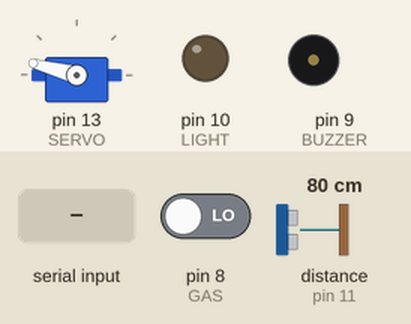
Recording of a sketch running on a simulated Arduino Uno, built with avr-gcc and run on an emulated ATmega328P. Parts: servo, output pins drawn as LEDs (lit = HIGH), buzzer (waves = sounding, pin HIGH). Wiring (inferred from the names in the program): ultrasonic range finder: trigger pin 12; echo pin 11. The test bench sets the inputs (shaded band); at power-on: distance to the obstacle (sensor on pin 11) 80 cm, pin 8 (GAS) LOW. The echo pulse lasts 58.3 µs per cm; pins used as bus, display or sensor lines are not drawn.

Above: at 1.2 s.
1.3 s: distance to the obstacle (sensor on pin 11) set to 54 cm
2.8 s: distance to the obstacle (sensor on pin 11) set to 46 cm
At 3.8 s:
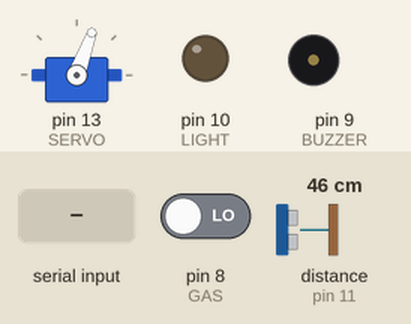
4.3 s: pin 8 (GAS) driven HIGH
At 4.8 s:
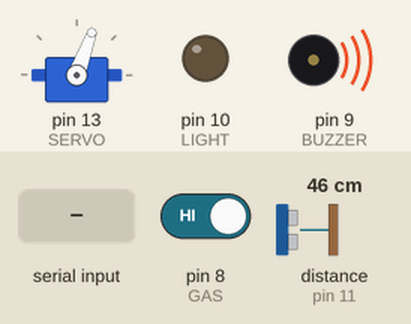
5.9 s: "o" received over Serial
At 6.7 s:
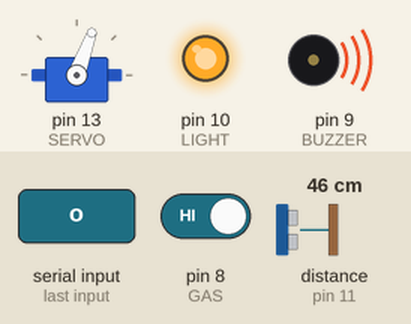
7.4 s: pin 8 (GAS) driven LOW
At 8.7 s:
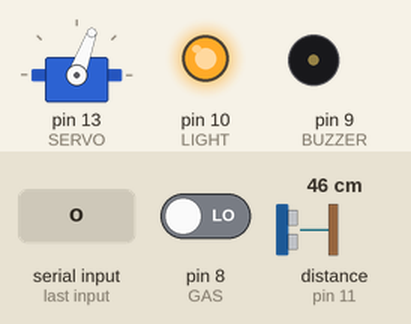
9.0 s: distance to the obstacle (sensor on pin 11) set to 60 cm
At 9.9 s:
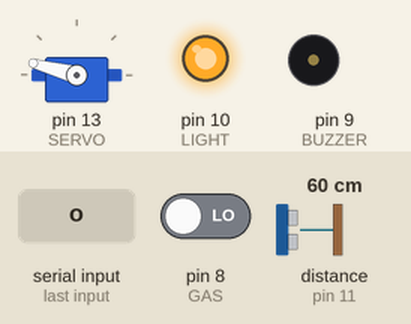
Timing chart, 0 to 11.6 s (numbered marks = the images above; inputs shaded):
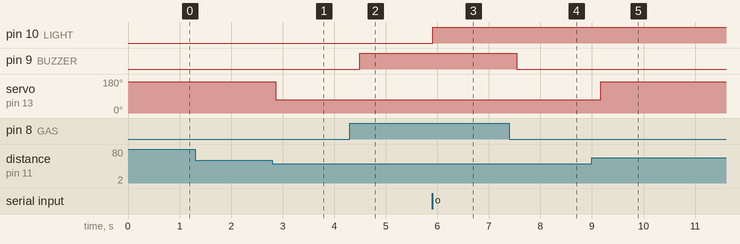

The sketch:

main.ino
```cpp
// Constants
#define SERVO 13
#define TRIG 12
#define ECHO 11
#define LIGHT 10
#define BUZZER 9
#define GAS 8
#define DISTANCE_THRESHOLD 50 // centimeters
#define CLOSEDOOR 165
#define OPENDOOR 70

// include servo liberary
#include <Servo.h>

// variables
Servo servo;
int duration, distance;

// used functions
void handleDoor();
void handleLight();
void handleGas();

void setup() {
  // put your setup code here, to run once:
  servo.attach(SERVO);

  // defining pin modes
  pinMode(LIGHT, OUTPUT);

  pinMode(TRIG, OUTPUT);
  pinMode(BUZZER, OUTPUT);

  // Initializing the serial
  Serial.begin(9600);

  servo.write(CLOSEDOOR);
}

void loop() {
  // handling the door with ultrasonic sensor
  handleDoor();
  // handle the light bulb stuff
  handleLight();
  // handle the gas sensor
  handleGas();

  delay(200);
}

void handleGas() {
  if (digitalRead(GAS)) {
    digitalWrite(BUZZER, HIGH);
    return;
  }
  digitalWrite(BUZZER, LOW);
}

void handleLight() {
  if (!Serial.available()) {
    return;
  }
  switch (Serial.read()) {
    case 'o':
      digitalWrite(LIGHT, HIGH);
      break;
    case 'f':
      digitalWrite(LIGHT, LOW);
      break;
    default:
      return;
  }
}


void handleDoor() {

  // Send electricity for 10 microseconds
  digitalWrite(TRIG, HIGH);
  delayMicroseconds(10);
  digitalWrite(TRIG, LOW);

  // measure duration of pulse from ECHO pin
  duration = pulseIn(ECHO, HIGH);

  // calculate the distance
  distance = 0.017 * duration;

  // if distance less than DISTANCE_THRESHOLD centimeters
  if (distance < DISTANCE_THRESHOLD) {
    // open the door
    servo.write(OPENDOOR);
    return;
  }
  // make sure the door is closed
  servo.write(CLOSEDOOR);
}
```

Measured:
- the behaviour switches between 51 and 50 cm on distance to the obstacle (sensor on pin 11) (found by bisection; images 0 and 1)
- after the input at 1.3 s, every drawn part: stays the same
- after the input at 2.8 s, servo on pin 13 (SERVO): 165° → 70° after 0.07 s
- after the input at 4.3 s, pin 9 (BUZZER): LOW → HIGH after 0.19 s
- after the input at 5.9 s, pin 10 (LIGHT): LOW → HIGH at once
- after the input at 7.4 s, pin 9 (BUZZER): HIGH → LOW after 0.14 s
- after the input at 9.0 s, servo on pin 13 (SERVO): 70° → 165° after 0.17 s
